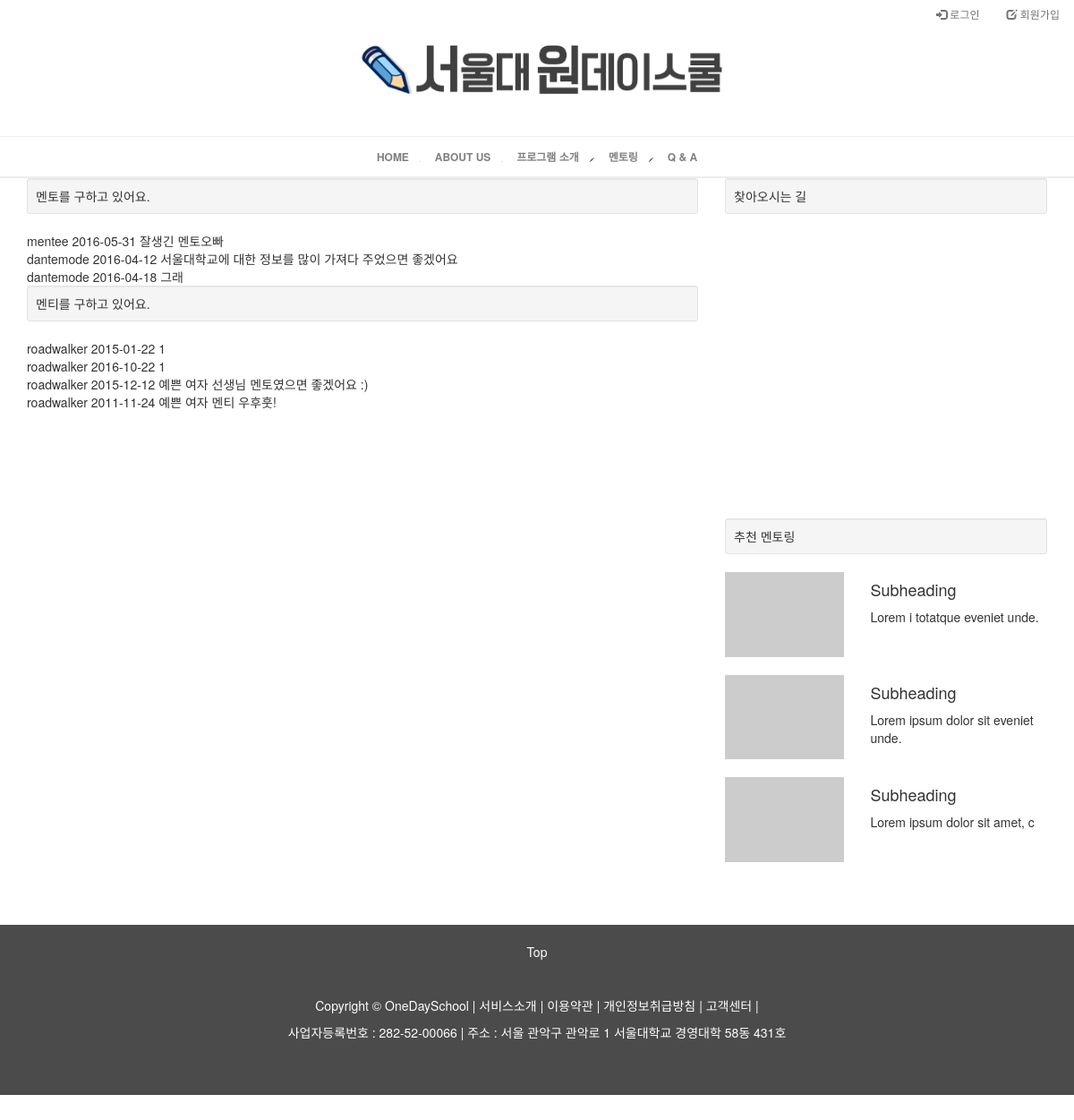
The app's page /mentoring/, older data.
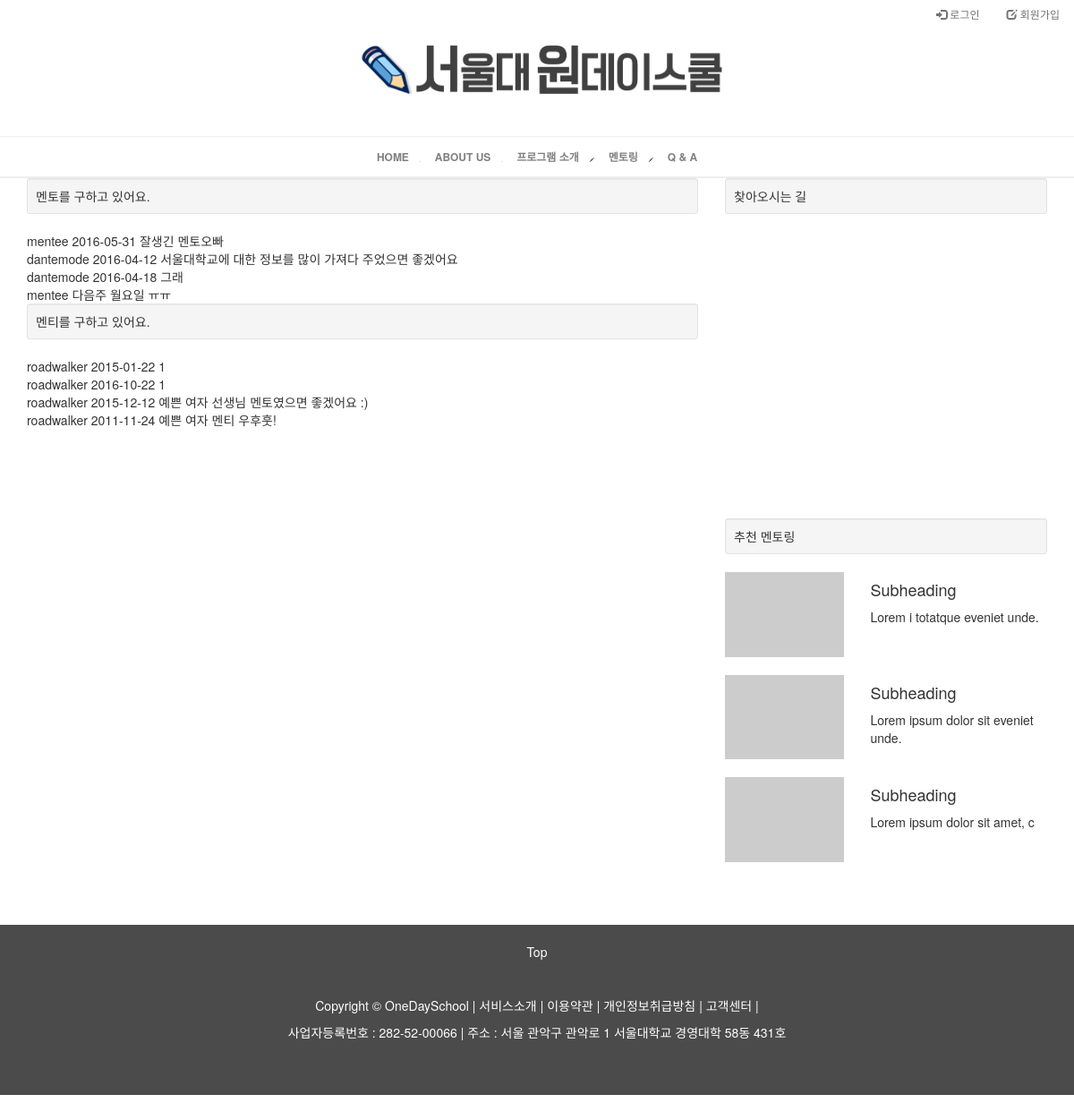
The same page, newer data.
### mentoring/models.py (models this page shows, shortened)
class Mentoring(models.Model):
    created_at = models.DateTimeField(auto_now_add=True)
    author = models.ForeignKey(settings.AUTH_USER_MODEL, default='1')
    acceptor = models.CharField(max_length=20, default='1', verbose_name='멘토 전화번호')
    capacity = models.PositiveSmallIntegerField(default=0)
    name = models.CharField(max_length=20, verbose_name='이름')
    area_highschool = models.CharField(max_length=40, verbose_name='지역/학교')
    grade = models.CharField(max_length=20, verbose_name='학년')
    phone_mentee = models.CharField(max_length=20, blank=True, verbose_name='학생 전화번호')
    phone_keeper = models.CharField(max_length=20, verbose_name='보호자 전화번호')
    date = models.CharField(max_length=20, verbose_name='희망 날짜')
    wannabe = models.CharField(max_length=40, verbose_name='장래희망')
    university = models.CharField(max_length=30, verbose_name='희망대학')
    rating = models.CharField(max_length=20, verbose_name='성적수준')
    will_to_study = models.CharField(max_length=30, choices=RATING_CHOICES, verbose_name='공부의욕')
    major1 = models.CharField(max_length=40, verbose_name='관심전공1')
    major2 = models.CharField(max_length=40, verbose_name='관심전공2')
    major3 = models.CharField(max_length=40, verbose_name='관심전공3')
    questions = models.TextField(max_length=2000, verbose_name='평소 궁금했던 질문')
    requirements = models.TextField(max_length=2000, verbose_name='멘토에게 바라는 점')
    is_recommended = models.PositiveSmallIntegerField(unique=True, blank=True, null=True)

### mentoring/views.py (the view)
def mentoring_list(request):
    mentoring_list = Mentoring.objects.all()
    return render(request, 'mentoring/mentoring_list.html', {
        'mentoring_list' : mentoring_list
        })

### mentoring/templates/mentoring/mentoring_list.html (shortened to what this page needs)
{% extends 'mentoring/base.html' %}
{% load staticfiles %}
{% load bootstrap3 %}
{% block style %}
    <link rel="stylesheet" href="{% static 'mentoring_list.css' %}" />
{% endblock %}
{% block content %}
<div class="container">
    <div class="row">
        <div class="col-md-8">
            <div class="well well-sm">
            멘토를 구하고 있어요.
            </div>
            {% for mentoring in mentoring_list %}
                {% if mentoring.author.profile.is_mentor %}
                {% else %}
                <div>
                    {{mentoring.author}}
                    {{mentoring.date}}
                    {{mentoring.requirements}}
                </div>
                {% endif %}
            {% endfor %}
            <div class="well well-sm">
            멘티를 구하고 있어요.
            </div>
            {% for mentoring in mentoring_list %}
                {% if mentoring.author.profile.is_mentor %}
                <div>
                    {{mentoring.author}}
                    {{mentoring.date}}
                    {{mentoring.requirements}}
                </div>
                {% endif %}
            {% endfor %}
        </div>
        <div class="col-md-4">
            <div class="well well-sm">
            찾아오시는 길
            </div>
            <div id="map" style="width:100%; min-height:300px;">
            </div>
            <br />
            <div class="well well-sm">
            추천 멘토링
            </div>
            <div class="row">
                <div class="col-md-5">
                    <a href="#">
                        <img class="img-responsive" src="http://placehold.it/350x250" alt="">
                    </a>
                </div>
                <div class="col-md-7">
                    <h4>Subheading</h4>
                    <p>Lorem i totatque eveniet unde.</p>
                </div>
            </div>
            <br />
            <div class="row">
                <div class="col-md-5">
                    <a href="#">
                        <img class="img-responsive" src="http://placehold.it/350x250" alt="">
                    </a>
                </div>
                <div class="col-md-7">
                    <h4>Subheading</h4>
                    <p>Lorem ipsum dolor sit eveniet unde.</p>
                </div>
            </div>
            <br />
            <div class="row">
                <div class="col-md-5">
                    <a href="#">
                        <img class="img-responsive" src="http://placehold.it/350x250" alt="">
                    </a>
                </div>
                <div class="col-md-7">
                    <h4>Subheading</h4>
                    <p>Lorem ipsum dolor sit amet, c</p>
                </div>
            </div>
            <br />
        </div>
    </div>
</div>
{% endblock %}

### mentoring/templates/mentoring/base.html (shortened to what this page needs)
{% load staticfiles %}
<!DOCTYPE html>
<html lang="en">
<head>
    <link rel="stylesheet" href="{% static 'bootstrap-3.3.6/css/bootstrap.min.css' %}" />
{% block style %}{% endblock %}
    <link rel="stylesheet" href="https://maxcdn.bootstrapcdn.com/font-awesome/4.5.0/css/font-awesome.min.css">
</head>
<body style="min-width: 300px;">
    <nav id="top_nav" class="navbar" role="navigation" style="z-index:100;min-height:30px;margin-bottom: 0px;background-color:white;">
        <div id="container">
            <div class="collapse navbar-collapse" style="text-align: right;" id="bs-example-navbar-collapse-1">
                {% if user.is_authenticated %}
                <ul class="nav navbar-nav navbar-right">
                    <li class="dropdown">
                        <a href="#" class="dropdown-toggle" data-toggle="dropdown">{{ user }} <b class="caret"></b></a>
                        <ul class="dropdown-menu">
                            {% if user.profile.is_mentor %}
                            <li>
                                <a href="{% url 'profile' %}" style="font-size: 12px;color : #737373;"><span class="glyphicon glyphicon-user"></span> 마이페이지</a>
                            </li>
                            <li>
                                <a href="{% url 'logout' %}?next=/" style="font-size: 12px;color : #737373;"><span class="glyphicon glyphicon-log-out"></span> 로그아웃</a>
                            </li>
                            {% else %}
                            <li>
                                <a href="{% url 'profile' %}" style="font-size: 12px;color : #737373;"><span class="glyphicon glyphicon-user"></span> 마이페이지</a>
                            </li>
                            <li>
                                <a href="{% url 'logout' %}?next=/" style="font-size: 12px;color : #737373;"><span class="glyphicon glyphicon-log-out"></span> 로그아웃</a>
                            </li>
                            {% endif %}
                        </ul>
                    </li>
                </ul>
                {% else %}
                <ul class="nav navbar-nav navbar-right" id="test">
                    <li>
                         <a href="#" id="loginBtn" style="font-size: 12px;color : #737373;padding-top:5px;padding-bottom:5px;"><span class="glyphicon glyphicon-log-in"></span> 로그인</a>
                    </li>
                    <li>
                        <a href="{% url 'signup_choice' %}" style="font-size: 12px;color : #737373;padding-top:5px;padding-bottom:5px;"><span class="glyphicon glyphicon-edit"></span> 회원가입</a>
                    </li>
                </ul>
                {% endif %}
            </div>
        </div>
    </nav>
    <div class="logo_wrapper" style="height: 10vw;background-color: white;">
      <div id="logo_div">
        <h1 style="text-align: center; margin:0 0 0 0; "><a href="/"><img src='{% static 'img/sharpa_logo_3.png' %}' style="height: 10vw;width:37vw;margin: 0 0 0 2vw;"/></a></h1>
      </div>
    </div>
    <hr style="background-color: white;" />
      <nav class="navbar" data-spy="affix" data-offset-top="130"style="margin: 0 0 0 0;min-height: 0;" >
        <div id="menu_bar" style="background-color:white;float:center;text-align: center;" >
          <a href="/"><div id="menu"><b>HOME</b></div></a>
          <a href="/intro"><div id="menu"><b>ABOUT US</b></div></a>
          <a href="/program_info"><div id="menu"><b>프로그램 소개</b></div></a><span class="glyphicon glyphicon-pencil"style="font-size: 5px;"></span>
          <a href="/mentoring/new"><div id="menu"><b>멘토링</b></div></a><span class="glyphicon glyphicon-pencil"style="font-size: 5px;"></span>
          <a href="/Q&A"><div id="menu"><b>Q & A</b></div></a>
        </div>
      </nav>
      <hr>
{% block content %}
{% endblock %}
<footer class="text-center">
  <div class="a">
      <a href="#" style="color: rgba(254,254,254,1); text-decoration: none;">Top</a>
  </div>
  <br><br>
  <p>Copyright &copy;
    <a href="/intro">OneDaySchool</a> |
    <a href="/program_info">서비스소개</a> |
    <a href="/access_terms">이용약관</a> |
    <a href="/personal_info_terms">개인정보취급방침</a> |
    <a href="/Q&A">고객센터</a> |</p>
  <p>사업자등록번호 : 282-52-00066 | 주소 : 서울 관악구 관악로 1 서울대학교 경영대학 58동 431호</p>
</footer>
</body>
</html>

### static/mentoring_list.css (style rules this page uses)
footer { margin: 50px 0; }

### mentoring/templates/mentoring/base.html (style rules this page uses)
hr { margin : 0 0 0 0; }
#menu_bar { width: 100%; max-height: 300px; text-align: center; opacity: 0.9; }
#menu_bar #menu { position: relative; padding: 1vw 1vw 1vw 1vw; display: inline-block; font-size: 1vw; text-decoration: none; color : #737373; }
footer { clear:both; background-color: rgba(75,75,75,1); color:rgba(254,254,254,1); padding: 20px 0 50px 0; }
footer p a { color:rgba(254,254,254,1); }

Row changes from the older to the newer data that the page shows:
added Mentoring: author "mentee", date "다음주 월요일", requirements "ㅠㅠ"
